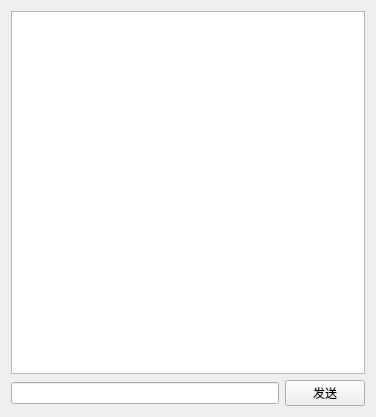
<?xml version="1.0" encoding="UTF-8"?>
<ui version="4.0">
 <class>Chat</class>
 <widget class="QWidget" name="Chat">
  <property name="geometry">
   <rect>
    <x>0</x>
    <y>0</y>
    <width>376</width>
    <height>417</height>
   </rect>
  </property>
  <property name="windowTitle">
   <string>Form</string>
  </property>
  <layout class="QVBoxLayout" name="verticalLayout">
   <item>
    <widget class="QTextEdit" name="show_TE">
     <property name="readOnly">
      <bool>true</bool>
     </property>
    </widget>
   </item>
   <item>
    <layout class="QHBoxLayout" name="horizontalLayout">
     <item>
      <widget class="QLineEdit" name="input_LE"/>
     </item>
     <item>
      <widget class="QPushButton" name="send_PB">
       <property name="text">
        <string>发送</string>
       </property>
      </widget>
     </item>
    </layout>
   </item>
  </layout>
 </widget>
 <resources/>
 <connections/>
</ui>
